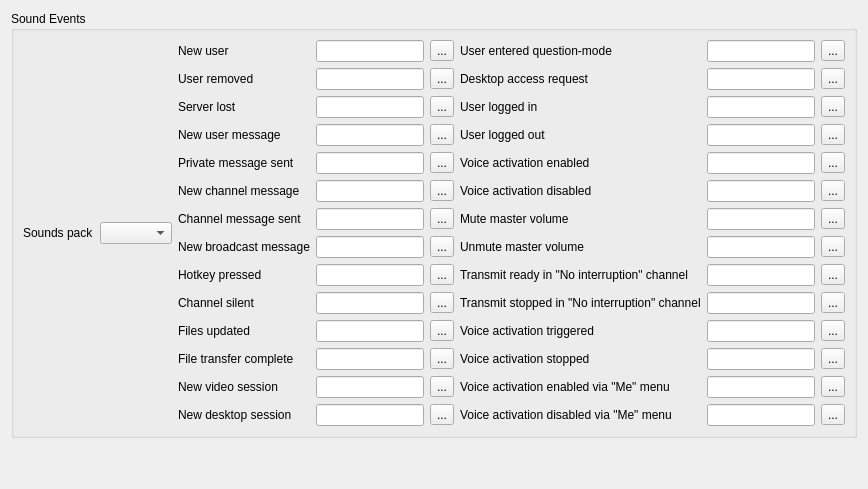
     <widget class="QWidget" name="eventsTab">
      <attribute name="title">
       <string>Sound Events</string>
      </attribute>
      <layout class="QVBoxLayout" name="verticalLayout_8">
       <item>
        <widget class="QGroupBox" name="groupBox_6">
         <property name="title">
          <string>Sound Events</string>
         </property>
         <layout class="QHBoxLayout" name="horizontalLayout_14">
          <item>
           <widget class="QLabel" name="label_spack">
            <property name="text">
             <string>Sounds pack</string>
            </property>
            <property name="buddy">
             <cstring>spackBox</cstring>
            </property>
           </widget>
          </item>
          <item>
           <widget class="QComboBox" name="spackBox"/>
          </item>
          <item>
           <layout class="QGridLayout" name="gridLayout_4">
            <item row="0" column="0">
             <widget class="QLabel" name="label_16">
              <property name="text">
               <string>New user</string>
              </property>
              <property name="buddy">
               <cstring>newuserEdit</cstring>
              </property>
             </widget>
            </item>
            <item row="0" column="1">
             <widget class="QLineEdit" name="newuserEdit"/>
            </item>
            <item row="0" column="2">
             <widget class="QToolButton" name="newuserButton">
              <property name="sizePolicy">
               <sizepolicy hsizetype="Minimum" vsizetype="Fixed">
                <horstretch>0</horstretch>
                <verstretch>0</verstretch>
               </sizepolicy>
              </property>
              <property name="accessibleName">
               <string>Browse</string>
              </property>
              <property name="text">
               <string notr="true">...</string>
              </property>
             </widget>
            </item>
            <item row="1" column="0">
             <widget class="QLabel" name="label_17">
              <property name="text">
               <string>User removed</string>
              </property>
              <property name="buddy">
               <cstring>rmuserEdit</cstring>
              </property>
             </widget>
            </item>
            <item row="1" column="1">
             <widget class="QLineEdit" name="rmuserEdit"/>
            </item>
            <item row="1" column="2">
             <widget class="QToolButton" name="rmuserButton">
              <property name="accessibleName">
               <string>Browse</string>
              </property>
              <property name="text">
               <string notr="true">...</string>
              </property>
             </widget>
            </item>
            <item row="2" column="0">
             <widget class="QLabel" name="label_18">
              <property name="text">
               <string>Server lost</string>
              </property>
              <property name="buddy">
               <cstring>srvlostEdit</cstring>
              </property>
             </widget>
            </item>
            <item row="2" column="1">
             <widget class="QLineEdit" name="srvlostEdit"/>
            </item>
            <item row="2" column="2">
             <widget class="QToolButton" name="srvlostButton">
              <property name="accessibleName">
               <string>Browse</string>
              </property>
              <property name="text">
               <string notr="true">...</string>
              </property>
             </widget>
            </item>
            <item row="3" column="0">
             <widget class="QLabel" name="label_19">
              <property name="text">
               <string>New user message</string>
              </property>
              <property name="buddy">
               <cstring>usermsgEdit</cstring>
              </property>
             </widget>
            </item>
            <item row="3" column="1">
             <widget class="QLineEdit" name="usermsgEdit"/>
            </item>
            <item row="3" column="2">
             <widget class="QToolButton" name="usermsgButton">
              <property name="accessibleName">
               <string>Browse</string>
              </property>
              <property name="text">
               <string notr="true">...</string>
              </property>
             </widget>
            </item>
            <item row="4" column="0">
             <widget class="QLabel" name="label_58">
              <property name="text">
               <string>Private message sent</string>
              </property>
              <property name="buddy">
               <cstring>sentmsgEdit</cstring>
              </property>
             </widget>
            </item>
            <item row="4" column="1">
             <widget class="QLineEdit" name="sentmsgEdit"/>
            </item>
            <item row="4" column="2">
             <widget class="QToolButton" name="sentmsgButton">
              <property name="accessibleName">
               <string>Browse</string>
              </property>
              <property name="text">
               <string notr="true">...</string>
              </property>
             </widget>
            </item>
            <item row="5" column="0">
             <widget class="QLabel" name="label_20">
              <property name="text">
               <string>New channel message</string>
              </property>
              <property name="buddy">
               <cstring>chanmsgEdit</cstring>
              </property>
             </widget>
            </item>
            <item row="5" column="1">
             <widget class="QLineEdit" name="chanmsgEdit"/>
            </item>
            <item row="5" column="2">
             <widget class="QToolButton" name="chanmsgButton">
              <property name="accessibleName">
               <string>Browse</string>
              </property>
              <property name="text">
               <string notr="true">...</string>
              </property>
             </widget>
            </item>
            <item row="6" column="0">
             <widget class="QLabel" name="label_59">
              <property name="text">
               <string>Channel message sent</string>
              </property>
              <property name="buddy">
               <cstring>sentchannelmsgEdit</cstring>
              </property>
             </widget>
            </item>
            <item row="6" column="1">
             <widget class="QLineEdit" name="sentchannelmsgEdit"/>
            </item>
            <item row="6" column="2">
             <widget class="QToolButton" name="sentchannelmsgButton">
              <property name="accessibleName">
               <string>Browse</string>
              </property>
              <property name="text">
               <string notr="true">...</string>
              </property>
             </widget>
            </item>
            <item row="7" column="0">
             <widget class="QLabel" name="label_36">
              <property name="text">
               <string>New broadcast message</string>
              </property>
              <property name="buddy">
               <cstring>bcastmsgEdit</cstring>
              </property>
             </widget>
            </item>
            <item row="7" column="1">
             <widget class="QLineEdit" name="bcastmsgEdit"/>
            </item>
            <item row="7" column="2">
             <widget class="QToolButton" name="bcastmsgButton">
              <property name="accessibleName">
               <string>Browse</string>
              </property>
              <property name="text">
               <string notr="true">...</string>
              </property>
             </widget>
            </item>
            <item row="8" column="0">
             <widget class="QLabel" name="label_21">
              <property name="text">
               <string>Hotkey pressed</string>
              </property>
              <property name="buddy">
               <cstring>hotkeyEdit</cstring>
              </property>
             </widget>
            </item>
            <item row="8" column="1">
             <widget class="QLineEdit" name="hotkeyEdit"/>
            </item>
            <item row="8" column="2">
             <widget class="QToolButton" name="hotkeyButton">
              <property name="accessibleName">
               <string>Browse</string>
              </property>
              <property name="text">
               <string notr="true">...</string>
              </property>
             </widget>
            </item>
            <item row="9" column="0">
             <widget class="QLabel" name="label_22">
              <property name="text">
               <string>Channel silent</string>
              </property>
              <property name="buddy">
               <cstring>chansilentEdit</cstring>
              </property>
             </widget>
            </item>
            <item row="9" column="1">
             <widget class="QLineEdit" name="chansilentEdit"/>
            </item>
            <item row="9" column="2">
             <widget class="QToolButton" name="chansilentButton">
              <property name="accessibleName">
               <string>Browse</string>
              </property>
              <property name="text">
               <string notr="true">...</string>
              </property>
             </widget>
            </item>
            <item row="10" column="0">
             <widget class="QLabel" name="label_23">
              <property name="text">
               <string>Files updated</string>
              </property>
              <property name="buddy">
               <cstring>fileupdEdit</cstring>
              </property>
             </widget>
            </item>
            <item row="10" column="1">
             <widget class="QLineEdit" name="fileupdEdit"/>
            </item>
            <item row="10" column="2">
             <widget class="QToolButton" name="fileupdButton">
              <property name="accessibleName">
               <string>Browse</string>
              </property>
              <property name="text">
               <string notr="true">...</string>
              </property>
             </widget>
            </item>
            <item row="11" column="0">
             <widget class="QLabel" name="label_24">
              <property name="text">
               <string>File transfer complete</string>
              </property>
              <property name="buddy">
               <cstring>transferdoneEdit</cstring>
              </property>
             </widget>
            </item>
            <item row="11" column="1">
             <widget class="QLineEdit" name="transferdoneEdit"/>
            </item>
            <item row="11" column="2">
             <widget class="QToolButton" name="transferdoneButton">
              <property name="accessibleName">
               <string>Browse</string>
              </property>
              <property name="text">
               <string notr="true">...</string>
              </property>
             </widget>
            </item>
            <item row="12" column="0">
             <widget class="QLabel" name="label_32">
              <property name="text">
               <string>New video session</string>
              </property>
              <property name="buddy">
               <cstring>videosessionEdit</cstring>
              </property>
             </widget>
            </item>
            <item row="12" column="1">
             <widget class="QLineEdit" name="videosessionEdit"/>
            </item>
            <item row="12" column="2">
             <widget class="QToolButton" name="videosessionButton">
              <property name="accessibleName">
               <string>Browse</string>
              </property>
              <property name="text">
               <string notr="true">...</string>
              </property>
             </widget>
            </item>
            <item row="13" column="0">
             <widget class="QLabel" name="label_37">
              <property name="text">
               <string>New desktop session</string>
              </property>
              <property name="buddy">
               <cstring>desktopsessionEdit</cstring>
              </property>
             </widget>
            </item>
            <item row="13" column="1">
             <widget class="QLineEdit" name="desktopsessionEdit"/>
            </item>
            <item row="13" column="2">
             <widget class="QToolButton" name="desktopsessionButton">
              <property name="accessibleName">
               <string>Browse</string>
              </property>
              <property name="text">
               <string notr="true">...</string>
              </property>
             </widget>
            </item>
           </layout>
          </item>
          <item>
           <layout class="QGridLayout" name="gridLayout_7">
            <item row="0" column="0">
             <widget class="QLabel" name="label_38">
              <property name="text">
               <string>User entered question-mode</string>
              </property>
              <property name="buddy">
               <cstring>questionmodeEdit</cstring>
              </property>
             </widget>
            </item>
            <item row="0" column="1">
             <widget class="QLineEdit" name="questionmodeEdit"/>
            </item>
            <item row="0" column="2">
             <widget class="QToolButton" name="questionmodeBtn">
              <property name="accessibleName">
               <string>Browse</string>
              </property>
              <property name="text">
               <string notr="true">...</string>
              </property>
             </widget>
            </item>
            <item row="1" column="0">
             <widget class="QLabel" name="label_40">
              <property name="text">
               <string>Desktop access request</string>
              </property>
              <property name="buddy">
               <cstring>desktopaccessEdit</cstring>
              </property>
             </widget>
            </item>
            <item row="1" column="1">
             <widget class="QLineEdit" name="desktopaccessEdit"/>
            </item>
            <item row="1" column="2">
             <widget class="QToolButton" name="desktopaccessBtn">
              <property name="accessibleName">
               <string>Browse</string>
              </property>
              <property name="text">
               <string notr="true">...</string>
              </property>
             </widget>
            </item>
            <item row="2" column="0">
             <widget class="QLabel" name="label_60">
              <property name="text">
               <string>User logged in</string>
              </property>
              <property name="buddy">
               <cstring>userloggedinEdit</cstring>
              </property>
             </widget>
            </item>
            <item row="2" column="1">
             <widget class="QLineEdit" name="userloggedinEdit"/>
            </item>
            <item row="2" column="2">
             <widget class="QToolButton" name="userloggedinButton">
              <property name="accessibleName">
               <string>Browse</string>
              </property>
              <property name="text">
               <string notr="true">...</string>
              </property>
             </widget>
            </item>
            <item row="3" column="0">
             <widget class="QLabel" name="label_61">
              <property name="text">
               <string>User logged out</string>
              </property>
              <property name="buddy">
               <cstring>userloggedoutEdit</cstring>
              </property>
             </widget>
            </item>
            <item row="3" column="1">
             <widget class="QLineEdit" name="userloggedoutEdit"/>
            </item>
            <item row="3" column="2">
             <widget class="QToolButton" name="userloggedoutButton">
              <property name="accessibleName">
               <string>Browse</string>
              </property>
              <property name="text">
               <string notr="true">...</string>
              </property>
             </widget>
            </item>
            <item row="4" column="0">
             <widget class="QLabel" name="label_62">
              <property name="text">
               <string>Voice activation enabled</string>
              </property>
              <property name="buddy">
               <cstring>voiceactonEdit</cstring>
              </property>
             </widget>
            </item>
            <item row="4" column="1">
             <widget class="QLineEdit" name="voiceactonEdit"/>
            </item>
            <item row="4" column="2">
             <widget class="QToolButton" name="voiceactonButton">
              <property name="accessibleName">
               <string>Browse</string>
              </property>
              <property name="text">
               <string notr="true">...</string>
              </property>
             </widget>
            </item>
            <item row="5" column="0">
             <widget class="QLabel" name="label_63">
              <property name="text">
               <string>Voice activation disabled</string>
              </property>
              <property name="buddy">
               <cstring>voiceactoffEdit</cstring>
              </property>
             </widget>
            </item>
            <item row="5" column="1">
             <widget class="QLineEdit" name="voiceactoffEdit"/>
            </item>
            <item row="5" column="2">
             <widget class="QToolButton" name="voiceactoffButton">
              <property name="accessibleName">
               <string>Browse</string>
              </property>
              <property name="text">
               <string notr="true">...</string>
              </property>
             </widget>
            </item>
            <item row="6" column="0">
             <widget class="QLabel" name="label_64">
              <property name="text">
               <string>Mute master volume</string>
              </property>
              <property name="buddy">
               <cstring>muteallonEdit</cstring>
              </property>
             </widget>
            </item>
            <item row="6" column="1">
             <widget class="QLineEdit" name="muteallonEdit"/>
            </item>
            <item row="6" column="2">
             <widget class="QToolButton" name="muteallonButton">
              <property name="accessibleName">
               <string>Browse</string>
              </property>
              <property name="text">
               <string notr="true">...</string>
              </property>
             </widget>
            </item>
            <item row="7" column="0">
             <widget class="QLabel" name="label_65">
              <property name="text">
               <string>Unmute master volume</string>
              </property>
              <property name="buddy">
               <cstring>mutealloffEdit</cstring>
              </property>
             </widget>
            </item>
            <item row="7" column="1">
             <widget class="QLineEdit" name="mutealloffEdit"/>
            </item>
            <item row="7" column="2">
             <widget class="QToolButton" name="mutealloffButton">
              <property name="accessibleName">
               <string>Browse</string>
              </property>
              <property name="text">
               <string notr="true">...</string>
              </property>
             </widget>
            </item>
            <item row="8" column="0">
             <widget class="QLabel" name="label_66">
              <property name="text">
               <string>Transmit ready in "No interruption" channel</string>
              </property>
              <property name="buddy">
               <cstring>transmitqueueheadEdit</cstring>
              </property>
             </widget>
            </item>
            <item row="8" column="1">
             <widget class="QLineEdit" name="transmitqueueheadEdit"/>
            </item>
            <item row="8" column="2">
             <widget class="QToolButton" name="transmitqueueheadButton">
              <property name="accessibleName">
               <string>Browse</string>
              </property>
              <property name="text">
               <string notr="true">...</string>
              </property>
             </widget>
            </item>
            <item row="9" column="0">
             <widget class="QLabel" name="label_67">
              <property name="text">
               <string>Transmit stopped in "No interruption" channel</string>
              </property>
              <property name="buddy">
               <cstring>transmitqueuestopEdit</cstring>
              </property>
             </widget>
            </item>
            <item row="9" column="1">
             <widget class="QLineEdit" name="transmitqueuestopEdit"/>
            </item>
            <item row="9" column="2">
             <widget class="QToolButton" name="transmitqueuestopButton">
              <property name="accessibleName">
               <string>Browse</string>
              </property>
              <property name="text">
               <string notr="true">...</string>
              </property>
             </widget>
            </item>
            <item row="10" column="0">
             <widget class="QLabel" name="label_68">
              <property name="text">
               <string>Voice activation triggered</string>
              </property>
              <property name="buddy">
               <cstring>voiceacttrigEdit</cstring>
              </property>
             </widget>
            </item>
            <item row="10" column="1">
             <widget class="QLineEdit" name="voiceacttrigEdit"/>
            </item>
            <item row="10" column="2">
             <widget class="QToolButton" name="voiceacttrigButton">
              <property name="accessibleName">
               <string>Browse</string>
              </property>
              <property name="text">
               <string notr="true">...</string>
              </property>
             </widget>
            </item>
            <item row="11" column="0">
             <widget class="QLabel" name="label_69">
              <property name="text">
               <string>Voice activation stopped</string>
              </property>
              <property name="buddy">
               <cstring>voiceactstopEdit</cstring>
              </property>
             </widget>
            </item>
            <item row="11" column="1">
             <widget class="QLineEdit" name="voiceactstopEdit"/>
            </item>
            <item row="11" column="2">
             <widget class="QToolButton" name="voiceactstopButton">
              <property name="accessibleName">
               <string>Browse</string>
              </property>
              <property name="text">
               <string notr="true">...</string>
              </property>
             </widget>
            </item>
            <item row="12" column="0">
             <widget class="QLabel" name="label_70">
              <property name="text">
               <string>Voice activation enabled via "Me" menu</string>
              </property>
              <property name="buddy">
               <cstring>voiceactmeonEdit</cstring>
              </property>
             </widget>
            </item>
            <item row="12" column="1">
             <widget class="QLineEdit" name="voiceactmeonEdit"/>
            </item>
            <item row="12" column="2">
             <widget class="QToolButton" name="voiceactmeonButton">
              <property name="accessibleName">
               <string>Browse</string>
              </property>
              <property name="text">
               <string notr="true">...</string>
              </property>
             </widget>
            </item>
            <item row="13" column="0">
             <widget class="QLabel" name="label_71">
              <property name="text">
               <string>Voice activation disabled via "Me" menu</string>
              </property>
              <property name="buddy">
               <cstring>voiceactmeoffEdit</cstring>
              </property>
             </widget>
            </item>
            <item row="13" column="1">
             <widget class="QLineEdit" name="voiceactmeoffEdit"/>
            </item>
            <item row="13" column="2">
             <widget class="QToolButton" name="voiceactmeoffButton">
              <property name="accessibleName">
               <string>Browse</string>
              </property>
              <property name="text">
               <string notr="true">...</string>
              </property>
             </widget>
            </item>
           </layout>
          </item>
         </layout>
        </widget>
       </item>
       <item>
        <spacer name="verticalSpacer_7">
         <property name="orientation">
          <enum>Qt::Vertical</enum>
         </property>
         <property name="sizeHint" stdset="0">
          <size>
           <width>20</width>
           <height>40</height>
          </size>
         </property>
        </spacer>
       </item>
      </layout>
     </widget>
